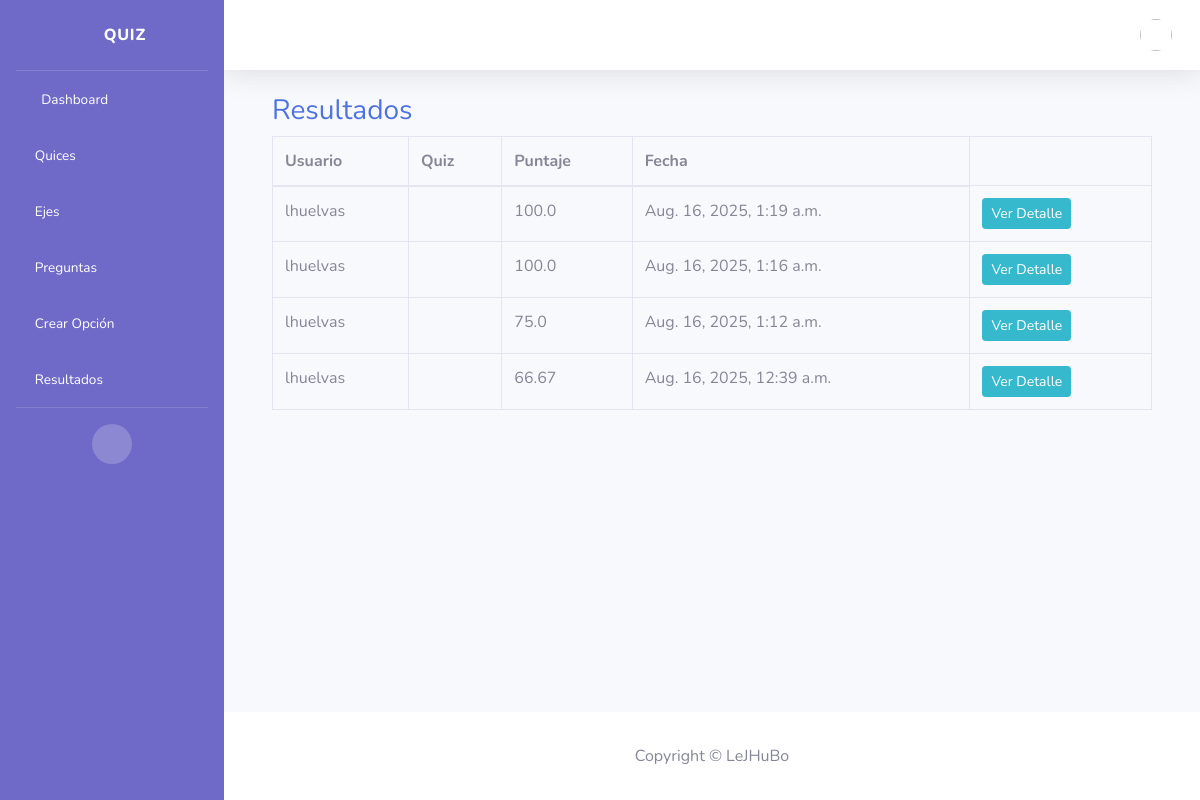
Page /resultados/ on the committed database.
### core/models.py (models this page shows, shortened)
class Resultado(models.Model):
    usuario = models.ForeignKey(User, on_delete=models.CASCADE)
    quiz = models.ForeignKey(Quiz, on_delete=models.CASCADE, null=True, blank=True)
    eje = models.ForeignKey(EjeTematico, on_delete=models.CASCADE, null=True, blank=True)
    puntaje = models.FloatField()
    fecha = models.DateTimeField(auto_now_add=True)

### core/views/resultado.py (the view)
# urls.py: path("resultados/", ResultadoListView.as_view(), name="resultado_list"),
class ResultadoListView(BaseListView):
    model = Resultado
    template_name = "resultado/list.html"
    ordering = ["-fecha"]

### core/templates/resultado/list.html
{% extends "index.html" %} {% block content %}
<div class="container mt-4">
    <h3 class="text-primary">Resultados</h3>
    <table class="table table-bordered">
        <thead>
            <tr>
                <th>Usuario</th>
                <th>Quiz</th>
                <th>Puntaje</th>
                <th>Fecha</th>
            </tr>
        </thead>
        <tbody>
            {% for resultado in object_list %}
            <tr>
                <td>{{ resultado.usuario.username }}</td>
                <td>{{ resultado.quiz.nombre }}</td>
                <td>{{ resultado.puntaje }}</td>
                <td>{{ resultado.fecha }}</td>
                <td>
                    <a href="{% url 'core:detalle_resultado' resultado.id %}" class="btn btn-info btn-sm">Ver Detalle</a>
                </td>
            </tr>
            {% empty %}
            <tr>
                <td colspan="4">No hay resultados disponibles.</td>
            </tr>
            {% endfor %}
        </tbody>
    </table>
</div>
{% endblock %}

### core/templates/index.html (style rules this page uses)
body { background-color: #F7FAFC; }

### rows in the picture
Resultado: usuario.username "lhuelvas", puntaje "100.0", fecha "Aug. 16, 2025, 1:19 a.m."
Resultado: usuario.username "lhuelvas", puntaje "100.0", fecha "Aug. 16, 2025, 1:16 a.m."
Resultado: usuario.username "lhuelvas", puntaje "75.0", fecha "Aug. 16, 2025, 1:12 a.m."
Resultado: usuario.username "lhuelvas", puntaje "66.67", fecha "Aug. 16, 2025, 12:39 a.m."
